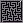

A level layout from a 2D game, rendered from its tile map. Below: a short description, then the map file with its tile-grid data intact:
An orthogonal 23x23 tile map with 1x1 px tiles, 1 tile layer (Tile Layer 1).

<map version="1.0" tiledversion="1.0.2" orientation="orthogonal" renderorder="right-down" width="23" height="23" tilewidth="1" tileheight="1" nextobjectid="1">
 <tileset firstgid="1" source="tileset.tsx" />
 <layer name="Tile Layer 1" width="23" height="23">
  <data encoding="csv">
1,1,1,1,1,1,1,1,1,1,1,1,1,1,1,1,1,1,1,1,1,1,1,
1,2,2,2,2,2,2,2,2,2,2,2,2,2,2,2,2,2,2,2,4,2,1,
1,1,1,1,1,1,2,1,1,1,2,1,1,1,1,1,1,2,1,1,1,2,1,
1,2,2,2,2,1,2,1,2,1,2,1,2,2,2,2,1,2,1,2,1,2,1,
1,2,1,1,1,1,2,2,2,1,2,1,1,1,1,2,1,2,1,2,1,2,1,
1,2,1,2,2,2,2,1,2,1,2,2,2,2,1,2,1,1,1,2,1,2,1,
1,2,1,2,1,1,1,1,2,1,1,1,1,1,1,2,1,2,2,2,1,2,1,
1,2,1,2,1,2,2,2,2,2,2,1,2,2,2,2,1,2,1,1,1,2,1,
1,2,1,1,1,1,1,1,1,2,1,1,1,2,1,1,1,2,2,2,2,2,1,
1,2,2,2,1,2,2,2,1,2,1,2,1,1,1,2,1,2,1,1,1,2,1,
1,2,1,1,1,2,1,1,1,2,1,2,2,2,1,2,1,2,2,2,1,2,1,
1,2,1,2,2,2,1,2,1,1,1,1,2,1,1,2,1,1,1,1,1,2,1,
1,2,1,1,1,2,1,2,2,2,2,1,2,1,2,2,2,2,2,2,2,2,1,
1,2,2,2,2,2,1,2,1,1,2,1,2,1,1,2,1,1,1,1,1,2,1,
1,2,1,1,1,1,1,2,2,1,2,1,2,2,1,2,1,2,2,2,2,2,1,
1,2,1,2,2,2,2,2,1,1,2,1,1,2,1,1,1,1,2,1,1,2,1,
1,2,1,1,1,1,1,2,1,2,2,2,1,2,2,2,2,1,2,1,2,2,1,
1,2,2,2,1,2,1,2,1,1,1,1,1,2,1,1,1,1,2,1,1,2,1,
1,2,1,1,1,2,1,2,2,2,2,2,1,2,1,2,2,2,2,2,1,2,1,
1,2,1,2,2,2,1,2,1,1,1,2,1,2,1,2,1,1,1,2,1,2,1,
1,2,1,1,1,1,1,1,1,2,1,1,1,2,1,1,1,2,1,1,1,1,1,
1,2,3,2,2,2,2,2,2,2,2,2,2,2,2,2,2,2,2,2,2,2,1,
1,1,1,1,1,1,1,1,1,1,1,1,1,1,1,1,1,1,1,1,1,1,1
</data>
 </layer>
</map>